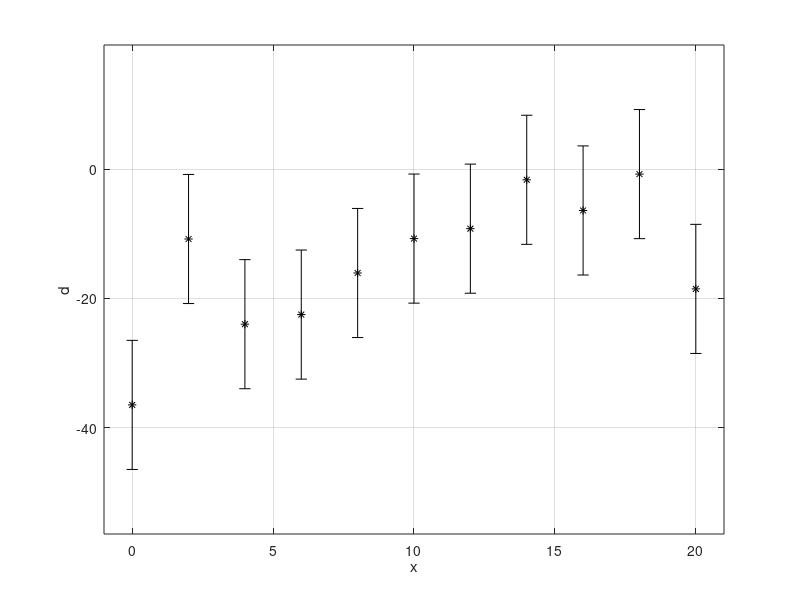

Source code (MATLAB): (Note: this script raises an error after producing the figure.)
% sippi_linefit: Fiting line using SIPPI
clear all;close all
rng('default')
rng(1);
%% LOAD DATA
% nd=11; sippi_linefit_make_data;
load('sippi_linefit_data_11');

figure(1);clf;
e=errorbar(x,d_obs,d_std,'k*');
set(e,'LineStyle','none')
xlabel('x')
ylabel('d')
box on
grid on
axis([min(x)-1 max(x)+1 min(d_obs)-20 max(d_obs)+20])
ppp(10,4,12,2,2)
print_mul(sprintf('sippi_linefit_data_%d',length(d_obs)));

%% setup the data
data{1}.d_obs=d_obs;
data{1}.d_std=d_std;

%% setup the forward
forward.x=x;
forward.forward_function='sippi_forward_linefit';


%% setup the prior model
% the intercept
im=1;
prior{im}.type='gaussian';
prior{im}.name='intercept';
prior{im}.m0=0;
prior{im}.std=30;
prior{im}.m_true=m_ref{1};

% 1st order, the gradient
im=2;
prior{im}.type='gaussian';
prior{im}.name='gradient';
prior{im}.m0=0;
prior{im}.std=4;
prior{im}.norm=80;
prior{im}.m_true=m_ref{2};

% 2ndst order
im=3;
prior{im}.type='uniform';
prior{im}.name='2nd';
prior{im}.min=-.3;
prior{im}.max=.3;
prior{im}.m_true=m_ref{3};


%% TEST SETUP
m=sippi_prior(prior);
[d,forward,prior,data]=sippi_forward(m,forward,prior,data);
[logL]=sippi_likelihood(d,data);

%%
figure(1);clf;
e=errorbar(x,d_obs,d_std,'k*');
hold on
plot(forward.x,d{1},'r*')
hold off
set(e,'LineStyle','none')
xlabel('x')
ylabel('d')
box on
grid on
axis([-1 21 -60 40])
ppp(10,4,12,2,2)
print_mul(sprintf('sippi_linefit_data_%d_prior',length(d_obs)));



%% Sample the posterior

% Perform extended Metropolis sampling 
options.mcmc.nite=40000;  % Run for 40000 iterations
options.mcmc.i_sample=100; % Save every 100th visited model to disc
options.mcmc.i_plot=5000; % Plot the progress information for every 2500 iterations
options.txt='case_line_fit_2nd_order'; % descriptive name for the output folder

%% metropolis
[options_metropolis]=sippi_metropolis(data,prior,forward,options);
sippi_plot_prior_sample(options_metropolis.txt);
sippi_plot_posterior(options_metropolis.txt);

%% rejection
options.mcmc.adaptive_rejection=1;
[options_rejection]=sippi_rejection(data,prior,forward,options);
sippi_plot_prior_sample(options_rejection.txt);
sippi_plot_posterior(options_rejection.txt);


%% Plot 1D histograms
for i=1:3;
    [reals,etype_mean,etype_var,reals_all,reals_ite]=sippi_get_sample(options_metropolis.txt,i);
    m_post(:,i)=reals_all;
end
figure(2);clf;
e=errorbar(x,d_obs,d_std,'k*');
hold on
for i=1:size(m_post,1);
    m{1}=m_post(i,1);
    m{2}=m_post(i,2);
    m{3}=m_post(i,3);
    [d,forward,prior,data]=sippi_forward(m,forward,prior,data);
    plot(x,d{1},'k-','color',[1 1 1].*.8);
end
[d,forward,prior,data]=sippi_forward(m_ref,forward,prior,data);
plot(x,d{1},'g-','LineWidth',3);
e=errorbar(x,d_obs,d_std,'k*');
hold off

set(e,'LineStyle','none')
xlabel('x')
ylabel('d')
box on
grid on
axis([-1 21 -60 40])
ppp(10,4,12,2,2)
print_mul(sprintf('sippi_linefit_data_%d_post',length(d_obs)));



